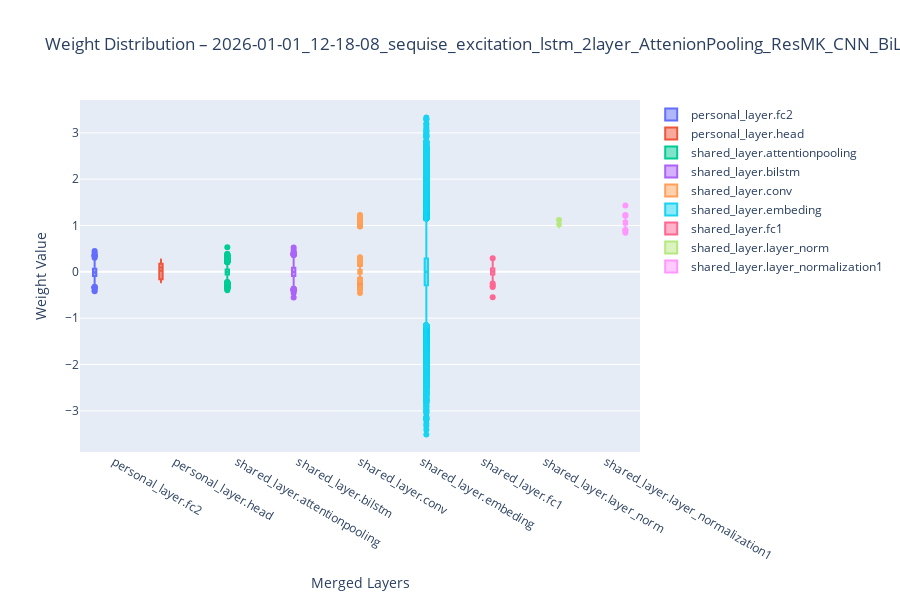
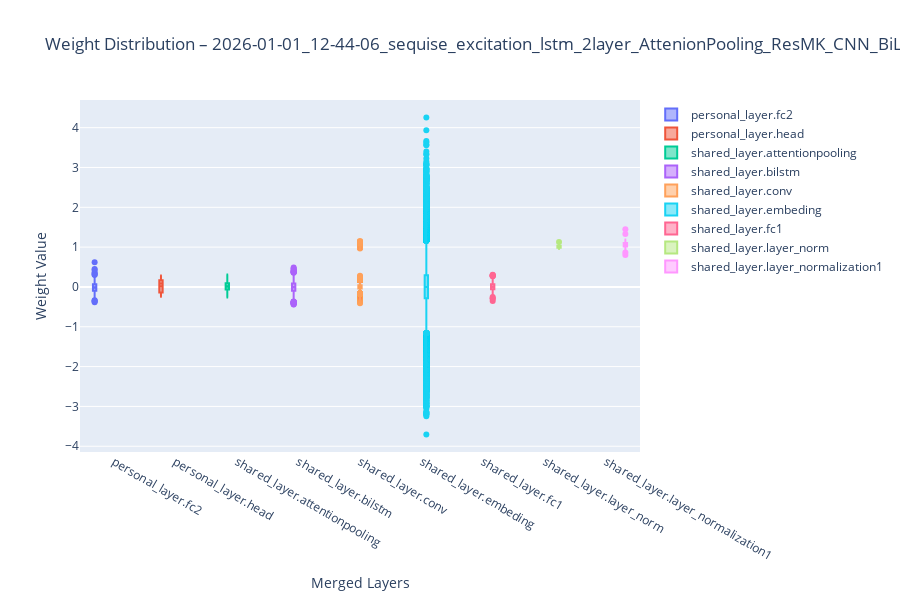
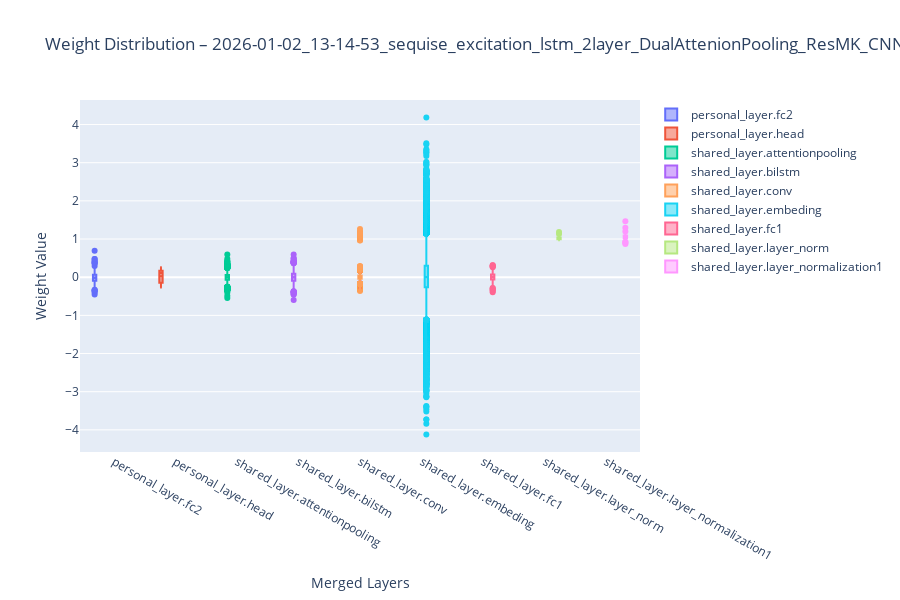
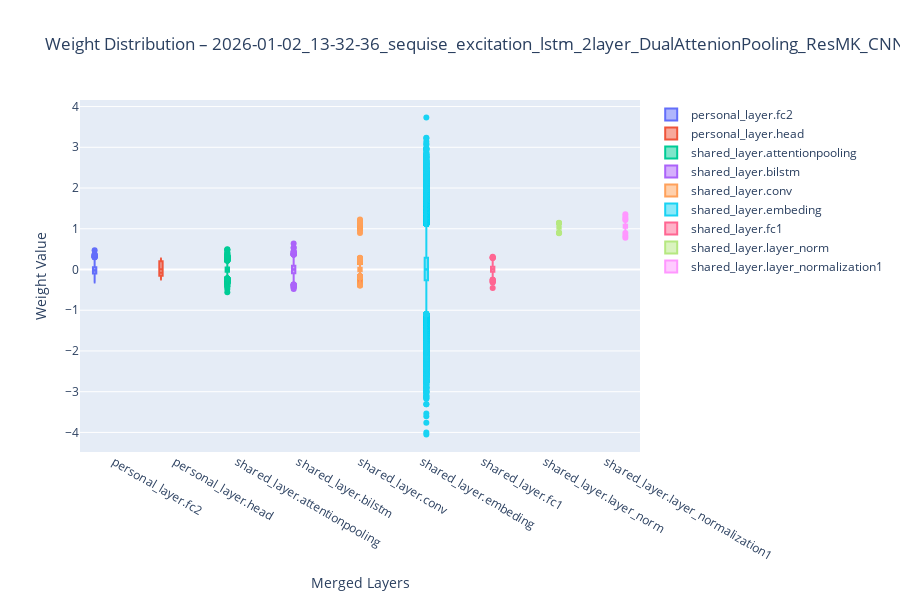

Notebook code for these charts, in order:
### Code cell
import os
parent_folder=r"training_runs"
run_names = []
search_filter = ''
for file in os.listdir(parent_folder):
    if search_filter in file and int(float(file.split('v')[-1])) in (26,): #1202,20010,1310,
        run_names.append(file)
print(run_names)
figs = plot_weight_box_per_model(
    parent_folder=parent_folder,
    model_folders=run_names,
    layer_keyword="weight"
)

# optional: show graphs
for fig_name in figs:
    figs[fig_name].show()

### Figure 1 — Plotly figure (JSON) as saved in the notebook; plotly's stock layout.template omitted (floating-point values rounded to 4 significant figures; data arrays with more than 128 entries replaced by an {"elided": "..."} marker saying what was removed)
{"data": [{"boxmean": true, "name": "personal_layer.fc2", "type": "box", "y": {"elided": "4096 float values"}}, {"boxmean": true, "name": "personal_layer.head", "type": "box", "y": [0.05356, 0.09935, 0.1675, 0.2027, 0.1815, 0.2558, 0.2049, -0.2039, -0.1169, -0.179, -0.1003, 0.2216, 0.07965, 0.2421, 0.1564, 0.2664, 0.137, -0.2266, 0.2015, -0.1889, 0.2444, 0.09113, 0.08748, 0.2483, -0.1778, 0.1307, 0.1726, -0.1197, 0.1083, 0.209, 0.1155, 0.1135, 0.1973, 0.1563, -0.1462, 0.1485, -0.1098, 0.1162, -0.1733, 0.1518, -0.1862, -0.1384, 0.1787, -0.2211, 0.1451, 0.1215, 0.1814, -0.2188, -0.09247, -0.1006, -0.1437, -0.1874, 0.1667, -0.1783, -0.0656, 0.2066, -0.1895, -0.214, -0.08593, 0.2559, -0.162, -0.1616, -0.1646, -0.2217]}, {"boxmean": true, "name": "shared_layer.attentionpooling", "type": "box", "y": {"elided": "1088 float values"}}, {"boxmean": true, "name": "shared_layer.bilstm", "type": "box", "y": {"elided": "16384 float values"}}, {"boxmean": true, "name": "shared_layer.conv", "type": "box", "y": {"elided": "35936 float values"}}, {"boxmean": true, "name": "shared_layer.embeding", "type": "box", "y": {"elided": "37184 float values"}}, {"boxmean": true, "name": "shared_layer.fc1", "type": "box", "y": {"elided": "4096 float values"}}, {"boxmean": true, "name": "shared_layer.layer_norm", "type": "box", "y": [1.007, 1.018, 0.9682, 0.9978, 1.017, 1.031, 1.021, 1.104, 1.012, 1.032, 1.004, 1.037, 0.9917, 1.105, 1.013, 0.9759, 0.9855, 1.037, 1.117, 1.021, 1.062, 1.002, 0.9897, 0.9788, 1.103, 1.099, 0.9638, 1.002, 1.057, 1.092, 0.9852, 1.069, 0.9819, 1.034, 1.085, 0.9908, 1.021, 1.087, 1.017, 1.013, 0.9939, 1.039, 1.093, 1.033, 0.9995, 1.012, 1.023, 0.9798, 1.023, 1.006, 0.9703, 0.987, 1.08, 1.015, 0.9804, 1.005, 1.024, 1.006, 1.014, 0.984, 1.054, 1.008, 1.063, 0.9844]}, {"boxmean": true, "name": "shared_layer.layer_normalization1", "type": "box", "y": [1.122, 1.067, 1.058, 1.077, 1.044, 1.098, 1.021, 1.104, 0.9648, 1.006, 1.103, 1.097, 1.096, 1.048, 1.093, 1.081, 1.04, 1.163, 1.146, 1.081, 1.103, 1.014, 1.097, 1.224, 1.014, 1.07, 1.067, 1.056, 1.024, 0.8974, 1.074, 1.116, 1.032, 1.212, 1.048, 0.9432, 1.057, 0.9289, 1.016, 1.013, 1.054, 1.1, 1.061, 1.157, 1.097, 0.993, 1.433, 1.057, 1.04, 1.031, 0.9019, 0.9656, 1.118, 1.116, 0.8433, 1.116, 1.035, 1.075, 0.9578, 0.9756, 1.089, 1.039, 1.073, 1.04]}], "layout": {"boxmode": "group", "height": 600, "title": {"text": "Weight Distribution – 2026-01-01_12-18-08_sequise_excitation_lstm_2layer_AttenionPooling_ResMK_CNN_BiLSTM_StridedCNN_K357_D12_2Conv_LSTM32x2_PostConvS2_FC64_64_Drop05_v26 (merged depth=2)"}, "xaxis": {"title": {"text": "Merged Layers"}}, "yaxis": {"title": {"text": "Weight Value"}}}}

### Figure 2 — Plotly figure (JSON) as saved in the notebook; plotly's stock layout.template omitted (floating-point values rounded to 4 significant figures; data arrays with more than 128 entries replaced by an {"elided": "..."} marker saying what was removed)
{"data": [{"boxmean": true, "name": "personal_layer.fc2", "type": "box", "y": {"elided": "4096 float values"}}, {"boxmean": true, "name": "personal_layer.head", "type": "box", "y": [-0.1317, -0.06739, 0.1843, 0.1141, -0.1752, -0.1709, 0.1165, 0.1674, 0.1632, -0.06472, 0.2152, 0.2405, 0.24, -0.2481, 0.1079, -0.1803, 0.09484, 0.1991, 0.2137, 0.2714, 0.1236, 0.1228, 0.1732, -0.1175, 0.1798, -0.08982, 0.1387, -0.142, -0.2117, 0.1614, 0.1082, 0.201, -0.1634, -0.07442, -0.1434, 0.1422, 0.09966, -0.09203, 0.2808, -0.172, -0.1184, -0.171, -0.2188, -0.1942, 0.07901, -0.08699, -0.1636, -0.2388, -0.101, 0.1266, 0.1176, -0.1405, 0.1699, -0.1078, 0.1121, -0.08492, 0.03676, -0.134, 0.1006, -0.1215, 0.1993, 0.1753, -0.2077, 0.2851]}, {"boxmean": true, "name": "shared_layer.attentionpooling", "type": "box", "y": [-0.01167, 0.01805, 0.008643, 0.2396, -0.03564, 0.1146, 0.03974, 0.06392, -0.09439, -0.1419, 0.1143, 0.08986, -0.006545, 0.02467, -0.03308, 0.2305, 0.1217, -0.1057, 0.02007, 0.09489, -0.06489, -0.02067, 0.05449, 0.114, 0.1404, 0.01388, -0.05915, -0.04069, -0.1017, 0.05312, 0.3133, -0.04522, 0.1299, -0.01304, -0.04887, 0.1486, -0.08001, -0.07399, 0.0756, -0.1129, 0.02321, 0.1081, -0.1302, 0.09672, -0.1578, -0.2163, 0.1914, 0.06681, 0.07264, -0.2629, -0.1387, -0.1016, 0.1157, 0.01184, -0.1137, -0.04164, -0.1465, 0.2509, -0.03926, 0.08929, 0.1047, 2.236e-05, -0.0471, 0.008448]}, {"boxmean": true, "name": "shared_layer.bilstm", "type": "box", "y": {"elided": "16384 float values"}}, {"boxmean": true, "name": "shared_layer.conv", "type": "box", "y": {"elided": "35936 float values"}}, {"boxmean": true, "name": "shared_layer.embeding", "type": "box", "y": {"elided": "37184 float values"}}, {"boxmean": true, "name": "shared_layer.fc1", "type": "box", "y": {"elided": "4096 float values"}}, {"boxmean": true, "name": "shared_layer.layer_norm", "type": "box", "y": [1.089, 0.9663, 1.021, 1.097, 1.021, 1.006, 1.025, 1.01, 0.987, 1.068, 1.001, 1.007, 0.9628, 0.9628, 0.9733, 1.061, 0.9738, 1.003, 1.028, 1.006, 1.128, 1.022, 1.013, 0.9926, 1.008, 1.006, 1.006, 0.9661, 1.04, 0.9809, 1.027, 0.9751, 1.017, 1.056, 1.035, 1.036, 0.9845, 1.08, 1.02, 1.051, 1.021, 1.017, 1.049, 1.005, 1.039, 1.102, 1.029, 1.048, 0.9841, 1.081, 1.019, 0.9732, 1.056, 1.006, 1.021, 0.9585, 0.9608, 1.076, 0.9551, 1.014, 0.9641, 0.9688, 1.029, 0.9814]}, {"boxmean": true, "name": "shared_layer.layer_normalization1", "type": "box", "y": [1.446, 1.158, 1.049, 1.011, 1.011, 1.086, 1.061, 1.039, 1.103, 1.192, 1.02, 1.078, 1.075, 0.9251, 0.8968, 1.055, 1.082, 1.332, 1.033, 1.032, 1.116, 0.8649, 1.116, 1.087, 1.005, 1.135, 1.107, 1.121, 1.027, 1.122, 1.103, 0.8022, 1.041, 1.083, 1.079, 1.01, 1.067, 0.9941, 1.014, 1.052, 1.121, 1.076, 1.015, 1.09, 1.041, 1.035, 1.111, 1.04, 1.006, 0.9724, 1.105, 1.064, 0.9643, 1.108, 0.9983, 1.125, 1.09, 0.9791, 1.036, 1.083, 1.074, 1.08, 1.122, 1.024]}], "layout": {"boxmode": "group", "height": 600, "title": {"text": "Weight Distribution – 2026-01-01_12-44-06_sequise_excitation_lstm_2layer_AttenionPooling_ResMK_CNN_BiLSTM_StridedCNN_K357_D12_2Conv_LSTM32x2_PostConvS2_FC64_64_Drop05_v26 (merged depth=2)"}, "xaxis": {"title": {"text": "Merged Layers"}}, "yaxis": {"title": {"text": "Weight Value"}}}}

### Figure 3 — Plotly figure (JSON) as saved in the notebook; plotly's stock layout.template omitted (floating-point values rounded to 4 significant figures; data arrays with more than 128 entries replaced by an {"elided": "..."} marker saying what was removed)
{"data": [{"boxmean": true, "name": "personal_layer.fc2", "type": "box", "y": {"elided": "4096 float values"}}, {"boxmean": true, "name": "personal_layer.head", "type": "box", "y": [-0.1344, -0.2287, 0.113, 0.09446, -0.1974, -0.2723, 0.2558, 0.2262, -0.1552, 0.1047, 0.2012, -0.1372, 0.1059, -0.2446, -0.07955, 0.1353, 0.1342, -0.1743, -0.1201, 0.1377, -0.1063, 0.1567, 0.1859, -0.1469, 0.2052, -0.1422, -0.2179, 0.1769, 0.1928, 0.1152, 0.1742, 0.147, 0.2452, -0.1464, -0.1511, 0.1396, 0.2099, 0.1296, 0.09109, 0.2236, -0.02525, -0.167, 0.2263, -0.2122, 0.11, -0.2305, 0.1333, 0.1752, 0.1416, -0.1495, -0.0162, 0.1522, 0.2586, -0.2055, -0.2095, -0.1085, 0.12, 0.1816, 0.156, -0.1708, 0.1338, 0.1572, 0.1875, -0.1699]}, {"boxmean": true, "name": "shared_layer.attentionpooling", "type": "box", "y": {"elided": "1088 float values"}}, {"boxmean": true, "name": "shared_layer.bilstm", "type": "box", "y": {"elided": "16384 float values"}}, {"boxmean": true, "name": "shared_layer.conv", "type": "box", "y": {"elided": "35936 float values"}}, {"boxmean": true, "name": "shared_layer.embeding", "type": "box", "y": {"elided": "37184 float values"}}, {"boxmean": true, "name": "shared_layer.fc1", "type": "box", "y": {"elided": "4096 float values"}}, {"boxmean": true, "name": "shared_layer.layer_norm", "type": "box", "y": [1.029, 0.9759, 1.029, 1.104, 1.031, 1.005, 1.034, 1.005, 1.021, 0.9897, 0.9841, 1.0, 0.9936, 1.039, 0.9909, 1.053, 1.048, 1.049, 1.077, 1.04, 1.079, 1.008, 1.045, 1.028, 1.039, 1.064, 0.9933, 1.071, 1.005, 1.008, 0.99, 1.03, 0.9935, 0.9956, 1.022, 0.9666, 1.06, 0.982, 0.9845, 1.007, 1.004, 0.9946, 1.024, 0.9985, 0.9869, 1.009, 1.004, 1.023, 1.11, 1.027, 1.014, 0.9847, 1.134, 1.064, 1.047, 0.9824, 0.9871, 0.9903, 1.002, 1.181, 1.009, 1.016, 1.009, 1.076]}, {"boxmean": true, "name": "shared_layer.layer_normalization1", "type": "box", "y": [1.135, 1.051, 0.9198, 1.073, 0.9309, 1.465, 1.065, 1.03, 1.131, 1.095, 1.079, 1.088, 0.9853, 1.045, 1.108, 1.009, 1.028, 0.9282, 1.054, 1.054, 1.024, 1.121, 1.075, 1.036, 1.081, 1.197, 0.8934, 1.125, 1.079, 1.022, 0.9688, 1.047, 1.035, 1.066, 1.041, 0.9849, 1.106, 1.037, 1.044, 1.102, 1.169, 1.045, 0.9922, 1.073, 1.156, 1.032, 1.096, 1.038, 1.017, 1.094, 1.042, 1.04, 1.076, 1.16, 1.086, 1.294, 1.092, 1.098, 0.8674, 1.046, 0.9658, 0.9717, 1.047, 1.086]}], "layout": {"boxmode": "group", "height": 600, "title": {"text": "Weight Distribution – 2026-01-02_13-14-53_sequise_excitation_lstm_2layer_DualAttenionPooling_ResMK_CNN_BiLSTM_StridedCNN_K357_D12_2Conv_LSTM32x2_PostConvS2_FC64_64_Drop05_v26 (merged depth=2)"}, "xaxis": {"title": {"text": "Merged Layers"}}, "yaxis": {"title": {"text": "Weight Value"}}}}

### Figure 4 — Plotly figure (JSON) as saved in the notebook; plotly's stock layout.template omitted (floating-point values rounded to 4 significant figures; data arrays with more than 128 entries replaced by an {"elided": "..."} marker saying what was removed)
{"data": [{"boxmean": true, "name": "personal_layer.fc2", "type": "box", "y": {"elided": "4096 float values"}}, {"boxmean": true, "name": "personal_layer.head", "type": "box", "y": [-0.1695, -0.1684, -0.1148, -0.1658, -0.1433, -0.07989, -0.1708, -0.216, -0.1596, -0.1716, 0.15, -0.1441, 0.2114, -0.1279, -0.1433, 0.1738, -0.07367, 0.2417, -0.1541, 0.2099, 0.132, -0.1171, -0.09674, -0.1586, -0.09014, -0.09585, 0.2613, 0.2262, 0.00894, 0.2369, -0.1413, 0.212, -0.2464, -0.1745, 0.1047, -0.0861, 0.2024, 0.1966, -0.1823, 0.2607, 0.2054, -0.09538, 0.2712, 0.1632, 0.1344, 0.2046, -0.1234, -0.1374, 0.1429, 0.2564, 0.1192, 0.03644, -0.1447, 0.2305, -0.1922, -0.2259, -0.2336, -0.176, 0.2248, -0.1913, 0.1327, 0.17, 0.1557, 0.2025]}, {"boxmean": true, "name": "shared_layer.attentionpooling", "type": "box", "y": {"elided": "1088 float values"}}, {"boxmean": true, "name": "shared_layer.bilstm", "type": "box", "y": {"elided": "16384 float values"}}, {"boxmean": true, "name": "shared_layer.conv", "type": "box", "y": {"elided": "35936 float values"}}, {"boxmean": true, "name": "shared_layer.embeding", "type": "box", "y": {"elided": "37184 float values"}}, {"boxmean": true, "name": "shared_layer.fc1", "type": "box", "y": {"elided": "4096 float values"}}, {"boxmean": true, "name": "shared_layer.layer_norm", "type": "box", "y": [1.053, 0.8903, 0.9873, 1.008, 1.002, 1.059, 0.9663, 1.004, 1.013, 1.028, 1.007, 1.022, 1.024, 1.033, 1.007, 0.989, 1.016, 1.071, 1.032, 0.9953, 1.014, 1.147, 0.9967, 0.9023, 0.9059, 1.02, 1.028, 1.027, 0.9749, 0.9957, 1.039, 1.029, 1.002, 1.076, 1.017, 1.027, 1.045, 1.012, 0.981, 1.015, 1.053, 1.045, 1.098, 1.0, 1.005, 0.9549, 1.007, 1.126, 0.997, 1.061, 1.14, 1.048, 1.029, 0.9813, 1.043, 1.035, 1.091, 1.088, 1.014, 1.07, 1.019, 1.076, 1.01, 1.047]}, {"boxmean": true, "name": "shared_layer.layer_normalization1", "type": "box", "y": [0.9796, 1.062, 1.158, 1.293, 1.02, 1.018, 1.353, 0.9747, 1.027, 0.7805, 1.106, 0.9451, 1.042, 1.057, 1.031, 0.9235, 1.044, 1.1, 1.128, 1.049, 1.099, 1.084, 1.102, 1.072, 1.01, 1.025, 1.214, 1.025, 1.144, 1.142, 1.028, 1.101, 1.064, 1.076, 1.1, 1.059, 1.053, 1.046, 1.04, 1.035, 1.248, 0.9974, 1.032, 1.05, 1.064, 1.063, 1.049, 1.071, 1.033, 1.028, 0.8966, 1.029, 1.031, 1.118, 1.001, 1.034, 1.076, 1.049, 1.103, 1.084, 1.068, 0.8257, 0.923, 1.11]}], "layout": {"boxmode": "group", "height": 600, "title": {"text": "Weight Distribution – 2026-01-02_13-32-36_sequise_excitation_lstm_2layer_DualAttenionPooling_ResMK_CNN_BiLSTM_StridedCNN_K357_D12_2Conv_LSTM32x2_PostConvS2_FC64_64_Drop05_v26 (merged depth=2)"}, "xaxis": {"title": {"text": "Merged Layers"}}, "yaxis": {"title": {"text": "Weight Value"}}}}
